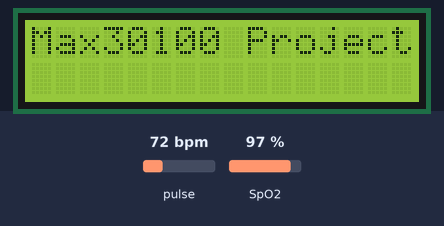
This sketch was run on a simulated Arduino Uno, built with avr-gcc and run on an emulated ATmega328P. On the bench: 16×2 character LCD. Inputs (shaded band) come from the test bench; at power-on: pulse 72 bpm, SpO2 97 %. What the sketch prints to the serial monitor is not drawn.

Above: at 1.6 s.
1.7 s: pulse set to 42 bpm
At 5.1 s:
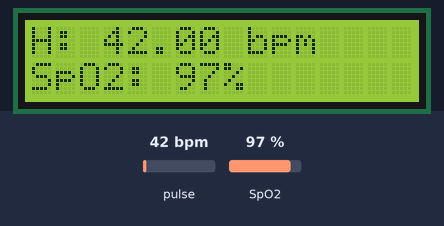
5.5 s: SpO2 set to 80 %
At 7.3 s:
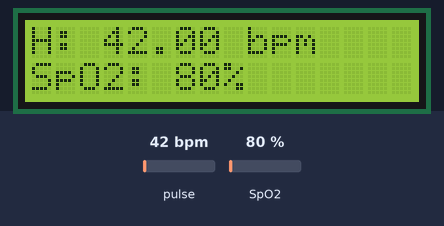
7.6 s: pulse set to 70 bpm
At 9.3 s:
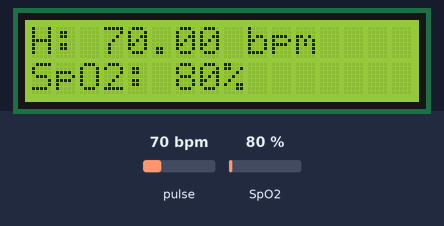
9.6 s: SpO2 set to 85 %
At 10.6 s:
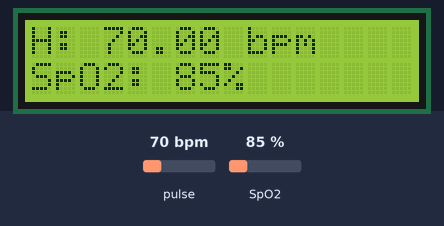
Timing chart, 0 to 12.6 s (numbered marks = the images above; inputs shaded):
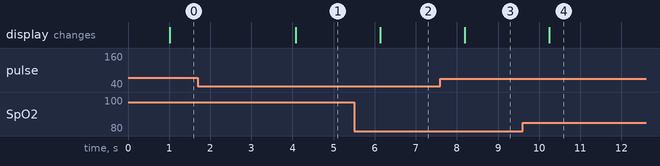

The sketch:

MAX30100_I2C_LCD.ino
```cpp
#include <Wire.h>
#include <LiquidCrystal_I2C.h>
LiquidCrystal_I2C lcd(0x3F, 16, 2); // change the value to 27 if display not working

#include "MAX30100_PulseOximeter.h"
#define REPORTING_PERIOD_MS     1000
PulseOximeter pox;
uint32_t tsLastReport = 0;

void onBeatDetected()
{
    Serial.println("Beat!");
}

void setup()
{
  lcd.init();
  lcd.clear();
  lcd.backlight();
  Serial.begin(115200);
    Serial.print("Initializing pulse oximeter..");

    if (!pox.begin()) {
        Serial.println("FAILED");
        for(;;);
    } else {
        Serial.println("SUCCESS");
    }

  // Configure sensor to use 7.6mA for LED drive
  pox.setIRLedCurrent(MAX30100_LED_CURR_11MA);
  pox.setOnBeatDetectedCallback(onBeatDetected);
}

void loop()
{
    pox.update();
    if (millis() - tsLastReport > REPORTING_PERIOD_MS)
      {
        lcd.clear();
          if(pox.getSpO2()>0)
          {
          Serial.print("Heart rate:");
          Serial.print(pox.getHeartRate());
          Serial.print("bpm / SpO2:");
          Serial.print(pox.getSpO2());
          Serial.println("%");

          lcd.setCursor(0,0);
          lcd.print("H: ");
          lcd.print(pox.getHeartRate());
          lcd.print(" bpm");
          lcd.setCursor(0,1);
          lcd.print("SpO2: ");
          lcd.print(pox.getSpO2());
          lcd.print("%");
          }
          else if (pox.getHeartRate()>0)
          {

            lcd.setCursor(0,0);
            lcd.print("Finger Detected");

          }
          else
          {
            lcd.setCursor(0,0);
            lcd.print("Max30100 Project");
          }
          tsLastReport = millis();
      }
}
```

Measured:
- after the input at 1.7 s, the display: changes after 2.4 s (image 1)
- after the input at 5.5 s, the display: changes after 0.64 s (image 2)
- after the input at 7.6 s, the display: changes after 0.59 s (image 3)
- after the input at 9.6 s, the display: changes after 0.64 s (image 4)
